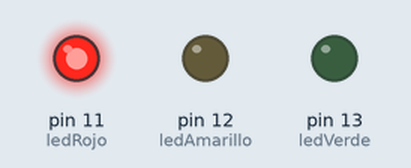
This sketch was run on a simulated Arduino Uno, built with avr-gcc and run on an emulated ATmega328P. Shown: output pins drawn as LEDs (lit = HIGH).

Above: at 2.5 s.
At 11.0 s:
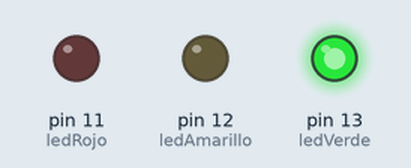
At 15.5 s:
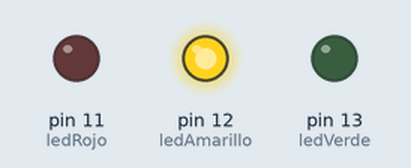
Timing chart, 0 to 23.4 s (numbered marks = the images above):
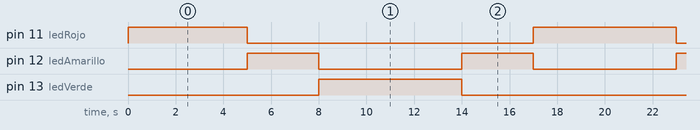

The sketch:

halier11.ino
```cpp
const int ledRojo = 11;
const int ledAmarillo = 12;
const int ledVerde = 13;

const int tiempoRojo = 5000;
const int tiempoAmarilloCorto = 1000;
const int tiempoAmarilloLargo = 2000;
const int tiempoVerde = 5000;

void setup() {
  pinMode(ledRojo, OUTPUT);
  pinMode(ledAmarillo, OUTPUT);
  pinMode(ledVerde, OUTPUT);
}

void loop() {
  digitalWrite(ledRojo, HIGH);
  digitalWrite(ledAmarillo, LOW);
  digitalWrite(ledVerde, LOW);
  delay(tiempoRojo);

  digitalWrite(ledRojo, LOW);
  digitalWrite(ledAmarillo, HIGH);
  digitalWrite(ledVerde, LOW);
  delay(tiempoAmarilloCorto);

  delay(tiempoAmarilloLargo);

  digitalWrite(ledAmarillo, LOW);
  digitalWrite(ledVerde, HIGH);
  delay(tiempoAmarilloCorto);

  delay(tiempoVerde);

  digitalWrite(ledVerde, LOW);
  digitalWrite(ledAmarillo, HIGH);
  delay(tiempoAmarilloCorto);

  delay(tiempoAmarilloLargo);

  digitalWrite(ledAmarillo, LOW);
  digitalWrite(ledRojo, HIGH);
  delay(tiempoAmarilloCorto);
}
```

Measured:
- by itself, pin 11 (ledRojo): repeats every 18.0 s: LOW 12.0 s, HIGH 6.0 s
- by itself, pin 12 (ledAmarillo): alternates HIGH for 3.0 s and LOW for 6.0 s
- by itself, pin 13 (ledVerde): alternates HIGH for 6.0 s and LOW for 12.0 s
